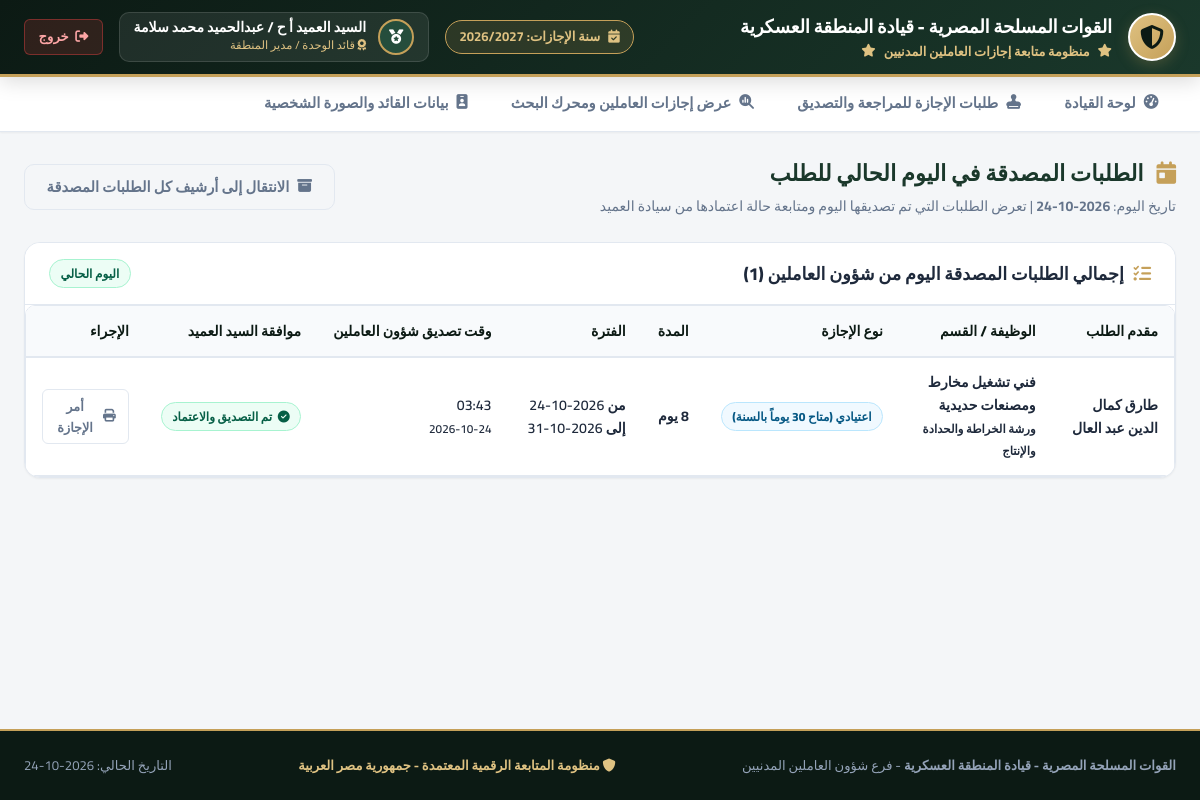
The page /hr/today-endorsed/ (signed in) on the database its author committed.
### leaves_management/models.py (models this page shows, shortened)
class UserProfile(models.Model):
    ROLE_CHOICES = [
        ('worker', 'العامل المدني'),
        ('hr_manager', 'مدير شئون العاملين'),
        ('commander', 'مدير المنطقة (العميد)'),
    ]
    user = models.OneToOneField(User, on_delete=models.CASCADE, related_name='profile')
    role = models.CharField(max_length=20, choices=ROLE_CHOICES, verbose_name="نوع الحساب")
    full_name = models.CharField(max_length=150, verbose_name="الاسم بالكامل")
    job_title = models.CharField(max_length=150, verbose_name="الوظيفة / المنصب")
    department = models.CharField(max_length=150, default="قيادة المنطقة العسكرية", verbose_name="القسم / الوحدة")
    phone = models.CharField(max_length=20, blank=True, verbose_name="رقم الهاتف")
    avatar = models.ImageField(upload_to='avatars/', null=True, blank=True, verbose_name="الصورة الشخصية")
    class Meta:
        verbose_name = "ملف المستخدم"
        verbose_name_plural = "ملفات المستخدمين"

class LeaveRequest(models.Model):
    LEAVE_TYPE_CHOICES = [
        ('regular', 'اعتيادي (متاح 30 يوماً بالسنة)'),
        ('casual', 'عارضة (متاح 7 أيام بالسنة)'),
        ('hospital', 'مستشفى'),
        ('sick', 'مرضي'),
        ('permission', 'إذن (متاح إذنان بالسنة)'),
        ('mission', 'مأمورية'),
    ]
    HR_STATUS_CHOICES = [
        ('pending', 'قيد انتظار تصديق شؤون العاملين'),
        ('endorsed', 'مصدق من مدير شؤون العاملين'),
        ('rejected', 'غير مصدق من شؤون العاملين'),
    ]
    COMMANDER_STATUS_CHOICES = [
        ('pending', 'قيد انتظار تصديق السيد العميد'),
        ('approved', 'مصدق ومعتمد من السيد العميد'),
        ('rejected', 'مرفوض من السيد العميد'),
    ]
    worker = models.ForeignKey(
        CivilianWorker,
        on_delete=models.CASCADE,
        related_name='leave_requests',
        null=True,
        blank=True,
        verbose_name="العامل المدني"
    )
    is_manager_request = models.BooleanField(default=False, verbose_name="طلب خاص بمدير شئون العاملين")
    applicant_name = models.CharField(max_length=150, verbose_name="اسم الموظف / العامل")
    applicant_job = models.CharField(max_length=150, verbose_name="الوظيفة")
    applicant_department = models.CharField(max_length=150, blank=True, verbose_name="القسم / الورشة")
    applicant_phone = models.CharField(max_length=20, blank=True, verbose_name="رقم الهاتف")
    leave_type = models.CharField(max_length=20, choices=LEAVE_TYPE_CHOICES, verbose_name="نوع الإجازة")
    start_date = models.DateField(verbose_name="من تاريخ")
    end_date = models.DateField(verbose_name="إلى تاريخ")
    days_count = models.PositiveIntegerField(default=1, verbose_name="المدة بالأيام")
    permission_hours = models.CharField(max_length=50, blank=True, verbose_name="مدة الإذن بالساعات (إن وجد)")
    leave_year = models.CharField(max_length=20, verbose_name="السنة التأمينية / الإجازات (من 1/7 إلى 30/6)")
    reason = models.TextField(blank=True, verbose_name="سبب الإجازة / جهة التوجه")
    address_during_leave = models.CharField(max_length=250, blank=True, verbose_name="عنوان الإقامة أثناء الإجازة")
    substitute_worker = models.CharField(max_length=150, blank=True, verbose_name="القائم بالعمل بدلاً منه")
    created_at = models.DateTimeField(auto_now_add=True, verbose_name="تاريخ تقديم الطلب")
    hr_status = models.CharField(max_length=20, choices=HR_STATUS_CHOICES, default='pending', verbose_name="حالة مدير شئون العاملين")
    hr_endorsed_at = models.DateTimeField(null=True, blank=True, verbose_name="تاريخ تصديق شؤون العاملين")
    hr_endorsed_by = models.CharField(max_length=150, blank=True, verbose_name="اسم مصدق شؤون العاملين")
    hr_notes = models.TextField(blank=True, verbose_name="ملاحظات شؤون العاملين")
    commander_status = models.CharField(max_length=20, choices=COMMANDER_STATUS_CHOICES, default='pending', verbose_name="حالة السيد العميد")
    commander_decided_at = models.DateTimeField(null=True, blank=True, verbose_name="تاريخ قرار السيد العميد")
    commander_decided_by = models.CharField(max_length=150, default="السيد العميد أ ح / عبدالحميد محمد سلامة", verbose_name="اسم القائد المصدق")
    commander_notes = models.TextField(blank=True, verbose_name="توجيهات / ملاحظات السيد العميد")
    class Meta:
        verbose_name = "طلب إجازة"
        verbose_name_plural = "طلبات الإجازات"
        ordering = ['-created_at']

### leaves_management/views.py (the view)
        def wrapper(request, *args, **kwargs):
            if not request.user.is_authenticated:
                return redirect('login')
            try:
                role = request.user.profile.role
            except Exception:
                role = 'worker'
            if role not in allowed_roles:
                messages.warning(request, 'عفواً، لا تملك الصلاحية للوصول إلى هذه الصفحة.')
                return redirect_by_role(request.user)
            return view_func(request, *args, **kwargs)

### templates/hr/today_endorsed.html (shortened to what this page needs)
{% extends 'base.html' %}
{% block content %}
<div class="today-endorsed-container">
    <div style="display: flex; justify-content: space-between; align-items: center; flex-wrap: wrap; gap: 1rem; margin-bottom: 1.5rem;">
        <div>
            <h2 style="font-size: 1.4rem; font-weight: 900; color: var(--mil-green);">
                <i class="fa-solid fa-calendar-day" style="color: var(--mil-gold); margin-left: 0.5rem;"></i>
                الطلبات المصدقة في اليوم الحالي للطلب
            </h2>
            <p style="color: var(--text-secondary); font-size: 0.88rem; margin-top: 0.25rem;">
                تاريخ اليوم: <strong>{{ today|date:"Y-m-d" }}</strong> | تعرض الطلبات التي تم تصديقها اليوم ومتابعة حالة اعتمادها من سيادة العميد
            </p>
        </div>
        <div>
            <a href="{% url 'hr_all_approved' %}" class="btn btn-outline">
                <i class="fa-solid fa-box-archive"></i> الانتقال إلى أرشيف كل الطلبات المصدقة
            </a>
        </div>
    </div>
    <div class="mil-card">
        <div class="mil-card-header">
            <div class="mil-card-title">
                <i class="fa-solid fa-list-check"></i>
                إجمالي الطلبات المصدقة اليوم من شؤون العاملين ({{ count }})
            </div>
            <span class="badge badge-success">اليوم الحالي</span>
        </div>
        <div class="mil-card-body" style="padding: 0;">
            <div class="table-responsive">
                <table class="mil-table">
                    <thead>
                        <tr>
                            <th>مقدم الطلب</th>
                            <th>الوظيفة / القسم</th>
                            <th>نوع الإجازة</th>
                            <th>المدة</th>
                            <th>الفترة</th>
                            <th>وقت تصديق شؤون العاملين</th>
                            <th>موافقة السيد العميد</th>
                            <th>الإجراء</th>
                        </tr>
                    </thead>
                    <tbody>
                        {% if requests %}
                            {% for req in requests %}
                            <tr>
                                <td>
                                    <strong>{{ req.applicant_name }}</strong>
                                </td>
                                <td>
                                    <div>{{ req.applicant_job }}</div>
                                    <small class="text-muted">{{ req.applicant_department }}</small>
                                </td>
                                <td><span class="badge badge-info">{{ req.get_leave_type_display }}</span></td>
                                <td>
                                    <strong>{{ req.days_count }}</strong> يوم
                                </td>
                                <td>من {{ req.start_date|date:"Y-m-d" }} إلى {{ req.end_date|date:"Y-m-d" }}</td>
                                <td>
                                    <div>{{ req.hr_endorsed_at|date:"H:i" }}</div>
                                    <small class="text-muted">{{ req.hr_endorsed_at|date:"Y-m-d" }}</small>
                                </td>
                                <td>
                                    {% if req.commander_status == 'approved' %}
                                    <span class="badge badge-success" title="{{ req.commander_notes }}">
                                        <i class="fa-solid fa-circle-check"></i> تم التصديق والاعتماد
                                    </span>
                                    {% elif req.commander_status == 'rejected' %}
                                    <span class="badge badge-danger" title="{{ req.commander_notes }}">
                                        <i class="fa-solid fa-circle-xmark"></i> مرفوض من العميد
                                    </span>
                                    {% else %}
                                    <span class="badge badge-warning">
                                        <i class="fa-solid fa-hourglass-half"></i> قيد انتظار قرار العميد
                                    </span>
                                    {% endif %}
                                </td>
                                <td>
                                    {% if req.commander_status == 'approved' %}
                                    <a href="{% url 'print_leave_order' req.id %}" target="_blank" class="btn btn-sm btn-outline">
                                        <i class="fa-solid fa-print"></i> أمر الإجازة
                                    </a>
                                    {% else %}
                                    <span class="text-muted" style="font-size: 0.8rem;">بانتظار الاعتماد</span>
                                    {% endif %}
                                </td>
                            </tr>
                            {% endfor %}
                        {% endif %}
                    </tbody>
                </table>
            </div>
        </div>
    </div>
</div>
{% endblock %}

### templates/base.html (shortened to what this page needs)
<!DOCTYPE html>
<html lang="ar" dir="rtl">
<head>
    <link rel="stylesheet" href="https://cdnjs.cloudflare.com/ajax/libs/font-awesome/6.5.1/css/all.min.css">
    <link rel="stylesheet" href="/static/css/style.css">
</head>
<body>
    <header class="military-topbar">
        <div class="topbar-content">
            <div class="brand-section">
                <div class="eagle-emblem">
                    <i class="fa-solid fa-shield-halved"></i>
                </div>
                <div class="brand-titles">
                    <h1>{{ military_command }}</h1>
                    <div class="subtitle">
                        <i class="fa-solid fa-star"></i>
                        <span>{{ system_title }}</span>
                        <i class="fa-solid fa-star"></i>
                    </div>
                </div>
            </div>
            <div class="header-meta">
                <div class="leave-year-badge" title="السنة المالية والإجازات الرسمية (تبدأ من شهر 7 لشهر 7 في السنة التالية)">
                    <i class="fa-solid fa-calendar-check"></i>
                    <span>سنة الإجازات: <strong>{{ current_leave_year }}</strong></span>
                </div>
                {% if user.is_authenticated %}
                <div class="user-badge-header">
                    {% if user_profile and user_profile.avatar %}
                    <img src="{{ user_profile.avatar.url }}" alt="Avatar" class="user-avatar-sm">
                    {% else %}
                    <div class="user-avatar-sm">
                        {% if user_profile.role == 'commander' %}
                        <i class="fa-solid fa-medal"></i>
                        {% elif user_profile.role == 'hr_manager' %}
                        <i class="fa-solid fa-user-tie"></i>
                        {% else %}
                        <i class="fa-solid fa-id-card"></i>
                        {% endif %}
                    </div>
                    {% endif %}
                    <div class="user-meta-header">
                        <div class="name">{{ user_profile.full_name|default:user.username }}</div>
                        <div class="role-tag">
                            {% if user_profile.role == 'commander' %}
                            <i class="fa-solid fa-award"></i> قائد الوحدة / مدير المنطقة
                            {% elif user_profile.role == 'hr_manager' %}
                            <i class="fa-solid fa-briefcase"></i> مدير شؤون العاملين
                            {% else %}
                            <i class="fa-solid fa-users"></i> بوابة العامل المدني
                            {% endif %}
                        </div>
                    </div>
                </div>
                <a href="{% url 'logout' %}" class="btn-logout" title="تسجيل الخروج">
                    <i class="fa-solid fa-right-from-bracket"></i>
                    <span>خروج</span>
                </a>
                {% endif %}
            </div>
        </div>
    </header>
    {% if user.is_authenticated %}
    <nav class="military-nav">
        <div class="nav-container">
            {% if user_profile.role == 'worker' %}
                <a href="{% url 'worker_dashboard' %}" class="nav-link {% if request.resolver_match.url_name == 'worker_dashboard' %}active{% endif %}">
                    <i class="fa-solid fa-file-pen"></i>
                    <span>بوابة تقديم ومتابعة الإجازات</span>
                </a>
            {% elif user_profile.role == 'commander' %}
                <a href="{% url 'commander_dashboard' %}" class="nav-link {% if request.resolver_match.url_name == 'commander_dashboard' %}active{% endif %}">
                    <i class="fa-solid fa-gauge-high"></i>
                    <span>لوحة القيادة</span>
                </a>
                <a href="{% url 'commander_requests' %}" class="nav-link {% if request.resolver_match.url_name == 'commander_requests' %}active{% endif %}">
                    <i class="fa-solid fa-stamp"></i>
                    <span>طلبات الإجازة للمراجعة والتصديق</span>
                </a>
                <a href="{% url 'commander_all_leaves' %}" class="nav-link {% if request.resolver_match.url_name == 'commander_all_leaves' %}active{% endif %}">
                    <i class="fa-solid fa-magnifying-glass-chart"></i>
                    <span>عرض إجازات العاملين ومحرك البحث</span>
                </a>
                <a href="{% url 'commander_profile' %}" class="nav-link {% if request.resolver_match.url_name == 'commander_profile' %}active{% endif %}">
                    <i class="fa-solid fa-id-badge"></i>
                    <span>بيانات القائد والصورة الشخصية</span>
                </a>
            {% endif %}
        </div>
    </nav>
    {% endif %}
    <main class="main-wrapper">
        {% block content %}{% endblock %}
    </main>
    <footer class="military-footer">
        <div class="footer-content">
            <div>
                <strong>{{ military_command }}</strong> - {{ unit_branch }}
            </div>
            <div class="footer-creds">
                <i class="fa-solid fa-shield"></i> منظومة المتابعة الرقمية المعتمدة - جمهورية مصر العربية
            </div>
            <div>
                التاريخ الحالي: {{ today_date|date:"Y-m-d" }}
            </div>
        </div>
    </footer>
</body>
</html>

### rows shown on the page
UserProfile: full_name "السيد العميد أ ح / عبدالحميد محمد سلامة"
LeaveRequest: applicant_name "طارق كمال الدين عبد العال", applicant_job "فني تشغيل مخارط ومصنعات حديدية", applicant_department "ورشة الخراطة والحدادة والإنتاج", leave_type "اعتيادي (متاح 30 يوماً بالسنة)", days_count "8", start_date "2026-10-24", end_date "2026-10-31", hr_endorsed_at "03:43", hr_endorsed_at "2026-10-24", commander_status "approved" (drawn)

### other values the page prints
{{ military_command }} "القوات المسلحة المصرية - قيادة المنطقة العسكرية"
{{ system_title }} "منظومة متابعة إجازات العاملين المدنيين"
{{ current_leave_year }} "2026/2027"
{{ today|date:"Y-m-d" }} "2026-10-24"
{{ count }} "1"
{{ unit_branch }} "فرع شؤون العاملين المدنيين"
{{ today_date|date:"Y-m-d" }} "2026-10-24"
